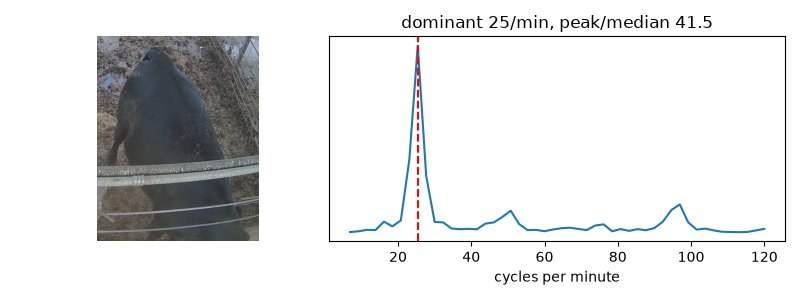
#> input picture submission/level2/evidence/img/I0001.jpg, 800 x 300 px; its folder holds only this picture in this run
$ python -i tools.py   (imports and definitions only)
#> lines starting #> are read from the running program, lines starting #| are printed output that depends on the picture
#> further down, picture is the input picture: shape (300, 800, 3); mean B, G, R 227.5, 227.2, 226.6
"""Inspection tools for the BRD risk agent. Each returns (text, images, data) and logs every image it
shows the model as an `image` fact (camera, time, box size in source pixels, daylight) so later
claims can be checked against what was actually seen."""
from __future__ import annotations

import inspect
from dataclasses import dataclass, field
from typing import Dict, List, Optional

import cv2
import numpy as np
import pandas as pd

from ..api.flow import to_sec
from .data import BEHAVIORS, Herd, hms
from .indicators import coarse
from .score import fmt
from .store import EvidenceStore
from .longterm import LongTermTools, load_assets


@dataclass
class Result:
    text: str
    images: List[np.ndarray] = field(default_factory=list)
    data: Dict = field(default_factory=dict)


# [6 lines left out: function is_daylight, not called in this run]


def enhance(img: np.ndarray, size: int = 768) -> np.ndarray:
    """Upscale (Lanczos) + light denoise + local contrast (CLAHE) + unsharp mask. Makes ears, muzzle
    and discharge easier to see; it cannot add detail the camera never captured."""
#> called with size = 768
    h, w = img.shape[:2]
#> h = 300; w = 800
    s = size / max(h, w)
#> s = 0.96
    if s > 1:
        img = cv2.resize(img, (int(w * s), int(h * s)), interpolation=cv2.INTER_LANCZOS4)
    img = cv2.fastNlMeansDenoisingColored(img, None, 4, 4, 7, 21)
    lab = cv2.cvtColor(img, cv2.COLOR_BGR2LAB)
#> lab: shape (300, 800, 3); mean of channels 0, 1, 2 227.4, 127.9, 127.8
    lab[..., 0] = cv2.createCLAHE(clipLimit=2.0, tileGridSize=(8, 8)).apply(lab[..., 0])
#> lab: shape (300, 800, 3); mean of channels 0, 1, 2 227.9, 127.9, 127.8
    img = cv2.cvtColor(lab, cv2.COLOR_LAB2BGR)
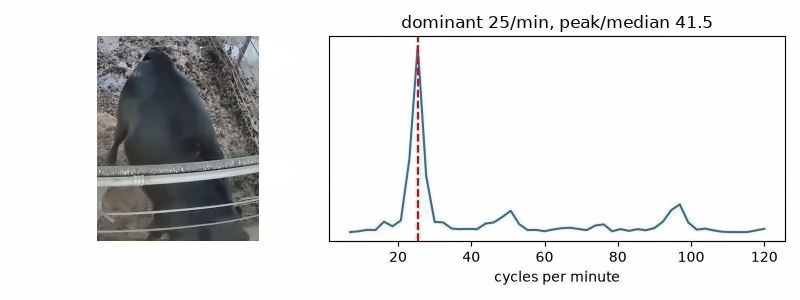
#> img: shape (300, 800, 3); mean B, G, R 227.2, 227, 226.5
    blur = cv2.GaussianBlur(img, (0, 0), 2.0)
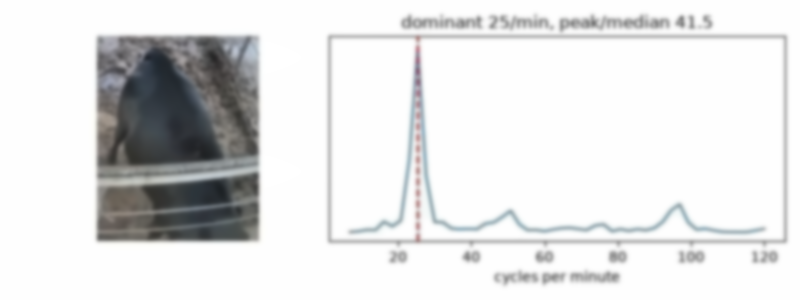
#> blur: shape (300, 800, 3); mean B, G, R 227.2, 227, 226.6
    return cv2.addWeighted(img, 1.5, blur, -0.5, 0)


# [15 lines left out: functions label, hcat, not called in this run]


class RiskTools(LongTermTools):
    # [63 lines left out: functions __init__, describe, call, _frame, _box, _sec, not called in this run]

    def _log(self, img, cow_id, claim, data, source) -> str:
        return self.store.add_image(img, cow_id, claim, data, source)

    # ------------------------------------------------------------------ numbers
    # [240 lines left out: functions t_cow_profile, t_herd_compare, t_timeline, t_find_moments, t_camera_info, t_get_boxes and 6 more, not called in this run]

>>> import cv2
>>> picture = cv2.imread('../../submission/level2/evidence/img/I0001.jpg')
>>> result = enhance(picture)

$ run again, on submission/level2/evidence/img/I0002.jpg
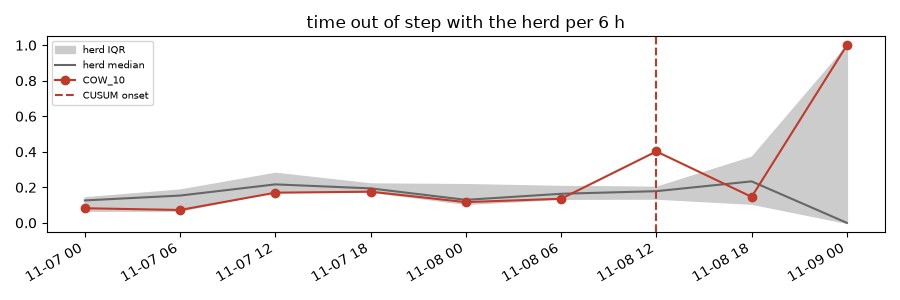
#> input picture submission/level2/evidence/img/I0002.jpg, 900 x 300 px
#> picture is the input picture: shape (300, 900, 3); mean B, G, R 242.5, 242.7, 244
#> in enhance, `blur = cv2.GaussianBlur(img, (0, 0), 2.0)`:
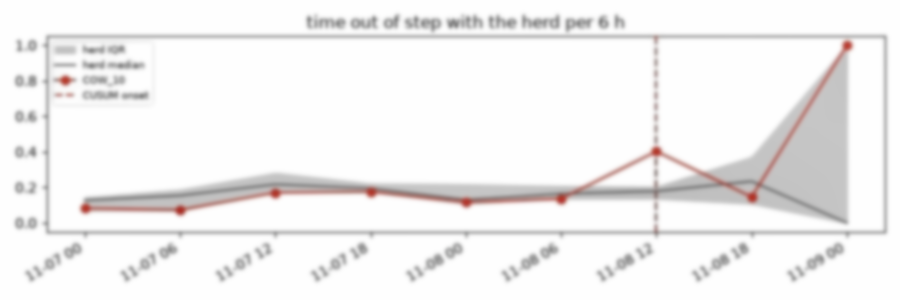
#> blur: shape (300, 900, 3); mean B, G, R 240.8, 240.9, 242.1
#> in enhance, `return cv2.addWeighted(img, 1.5, blur, -0.5, 0)`:
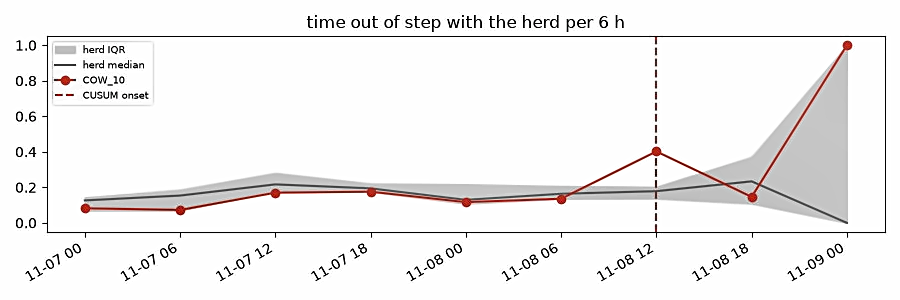
#> returned value: shape (300, 900, 3); mean of channels 0, 1, 2 240.6, 240.8, 241.9; drawn as B, G, R

$ run again, on submission/level2/evidence/img/I0003.jpg
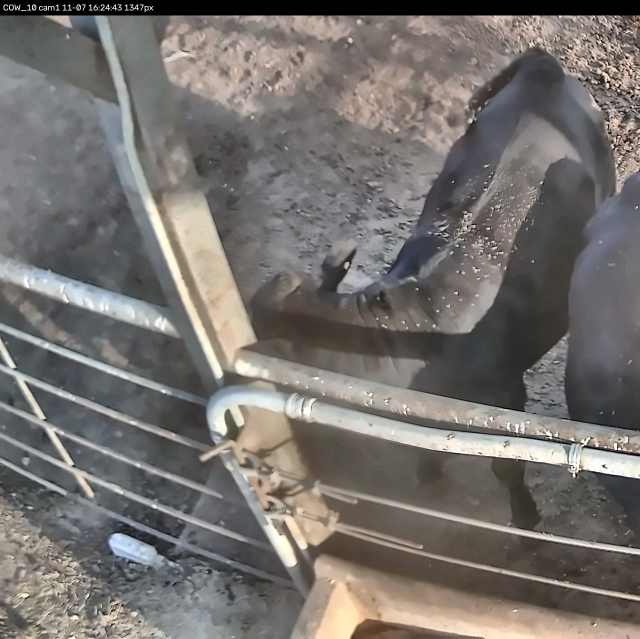
#> input picture submission/level2/evidence/img/I0003.jpg, 1280 x 1278 px (shown at 1/2 size)
#> picture is the input picture: shape (1278, 1280, 3); mean B, G, R 110.2, 113.6, 117.6
#> in enhance, `img = cv2.cvtColor(lab, cv2.COLOR_LAB2BGR)`:
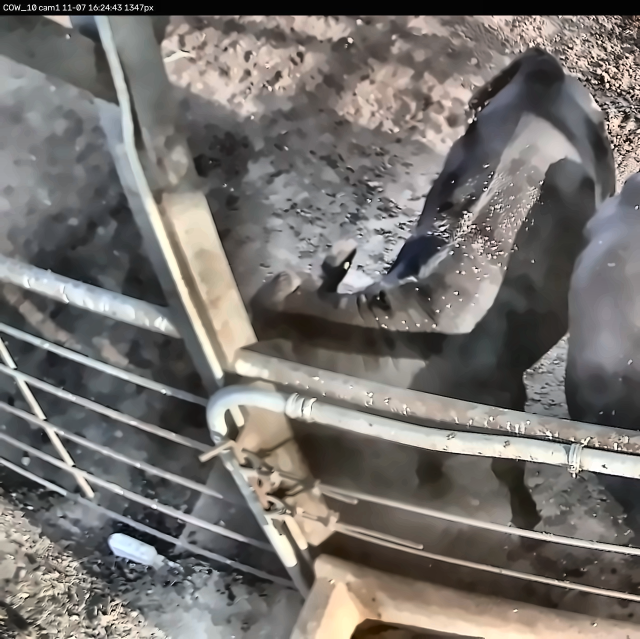
#> img: shape (1278, 1280, 3) (shown at 1/2 size); mean B, G, R 109.9, 113.4, 117.2

$ run again, on submission/level2/evidence/img/I0004.jpg
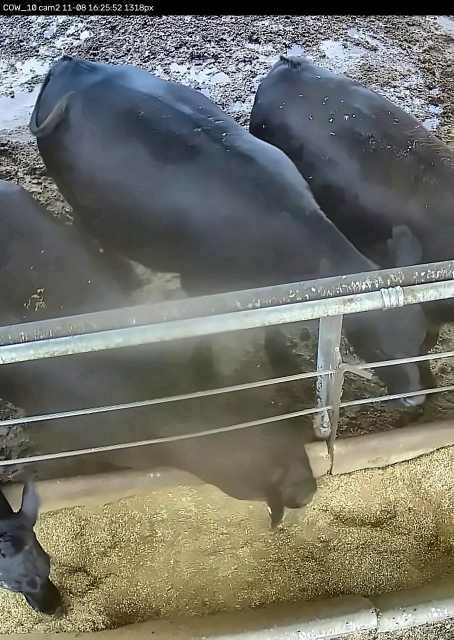
#> input picture submission/level2/evidence/img/I0004.jpg, 907 x 1280 px (shown at 1/2 size)
#> picture is the input picture: shape (1280, 907, 3); mean B, G, R 104.1, 112.8, 112.4
#> in enhance, `img = cv2.cvtColor(lab, cv2.COLOR_LAB2BGR)`:
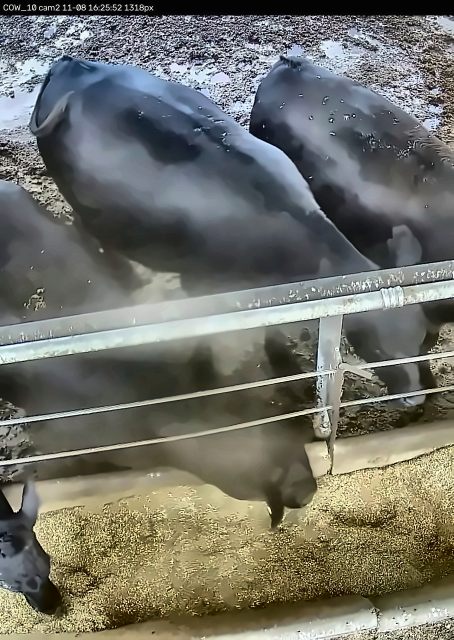
#> img: shape (1280, 907, 3) (shown at 1/2 size); mean B, G, R 104.9, 113.8, 113.2
#> in enhance, `blur = cv2.GaussianBlur(img, (0, 0), 2.0)`:
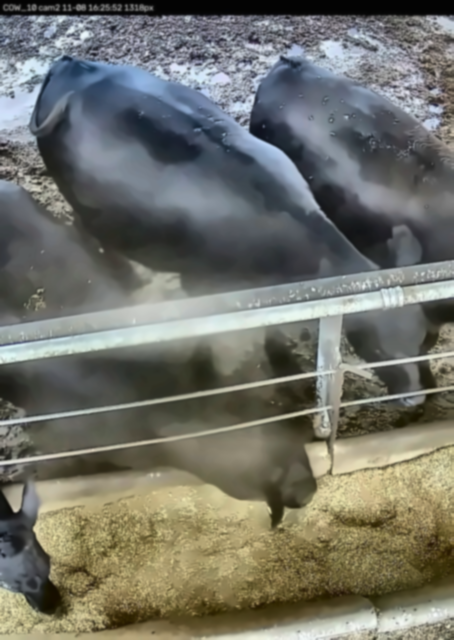
#> blur: shape (1280, 907, 3) (shown at 1/2 size); mean B, G, R 104.9, 113.8, 113.2
